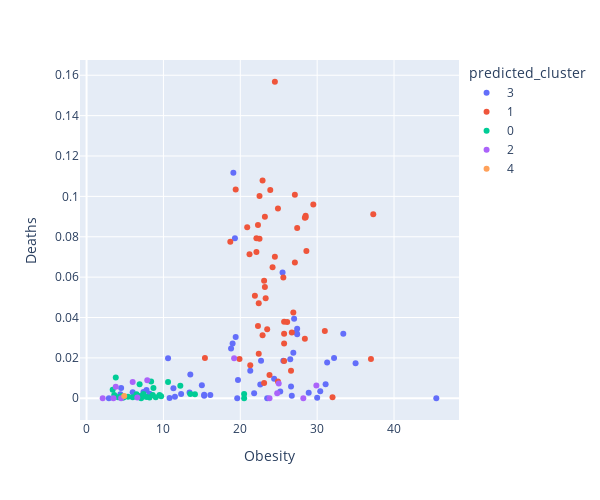

Source (notebook cell):
### Markdown cell above
Plot the obtained clusters

### Code cell
kmeans.predict(fat_quantity_norm) #nouvelle colonne clusters

df = fat_quantity_clean.assign(predicted_cluster=kmeans.predict(fat_quantity_norm).astype(str) )
px.scatter(df, 
           x='Obesity',
           y='Deaths', 
           color="predicted_cluster",
           width=600, 
           height=500)

### Figure 1 — Plotly figure (JSON) as saved in the notebook; plotly's stock layout.template omitted (floating-point values rounded to 4 significant figures)
{"data": [{"hovertemplate": "predicted_cluster=3<br>Obesity=%{x}<br>Deaths=%{y}<extra></extra>", "legendgroup": "3", "marker": {"color": "#636efa", "symbol": "circle"}, "mode": "markers", "name": "3", "orientation": "v", "showlegend": true, "type": "scatter", "x": [4.5, 26.6, 30.4, 16.1, 10.6, 6.3, 26.7, 22.6, 26.9, 19.3, 31.1, 22.7, 13.5, 30, 13.4, 27.4, 18.8, 8.2, 19.4, 25.5, 27.4, 24.4, 4.4, 33.4, 21.3, 6, 31.3, 15.3, 7.1, 11.3, 11.5, 19.6, 25.6, 15, 21.8, 7.8, 19, 19.1, 45.5, 35, 27, 7.4, 26.5, 10.8, 2.9, 19.7, 27.3, 32.2, 28.9, 15.3, 23.5, 25.2, 12.3], "xaxis": "x", "y": [0.005058, 0.005882, 0.003526, 0.00164, 0.01978, 0.001304, 0.001214, 0.006794, 0.02251, 0.07924, 0.006888, 0.01859, 0.01178, 0.0002232, 0.002824, 0.03446, 0.0246, 0.002283, 0.0303, 0.06233, 0.03173, 0.009719, 0.002008, 0.0319, 0.01363, 0.002976, 0.01773, 0.001278, 0.0009925, 0.004903, 0.0007905, 0, 0.01852, 0.006415, 0.002456, 0.004031, 0.02717, 0.1117, 0, 0.01729, 0.03933, 0.00309, 0.01934, 9.018e-05, 0, 0.008985, 0.03273, 0.01988, 0.00269, 0.001791, 0, 0.003351, 0.002079], "yaxis": "y"}, {"hovertemplate": "predicted_cluster=1<br>Obesity=%{x}<br>Deaths=%{y}<extra></extra>", "legendgroup": "1", "marker": {"color": "#EF553B", "symbol": "circle"}, "mode": "markers", "name": "1", "orientation": "v", "showlegend": true, "type": "scatter", "x": [22.3, 28.5, 20.9, 21.9, 19.9, 26.6, 24.5, 22.4, 18.7, 19.4, 22.3, 27.4, 22.1, 25.7, 27.1, 28.5, 21.3, 23.8, 24.9, 23.2, 23.3, 25.7, 28.6, 23.1, 26.9, 26.7, 22.9, 37, 15.4, 25.7, 28.4, 24.2, 31, 28.4, 24.9, 23.1, 32, 23.9, 22.9, 22.5, 25.6, 23.2, 24.5, 25.7, 23.5, 22.4, 22.5, 27.1, 22.1, 21.2, 26.1, 29.5, 37.3], "xaxis": "x", "y": [0.0358, 0.09044, 0.08468, 0.05082, 0.01945, 0.01358, 0.1568, 0.04702, 0.07757, 0.1034, 0.08585, 0.08428, 0.07927, 0.03788, 0.06729, 0.08967, 0.0163, 0.01157, 0.008338, 0.08992, 0.0495, 0.02717, 0.073, 0.007609, 0.04249, 0.0326, 0.1078, 0.01944, 0.0199, 0.01851, 0.02953, 0.06487, 0.03333, 0.08944, 0.09405, 0.05821, 0.0005013, 0.1032, 0.03123, 0.07896, 0.05984, 0.05509, 0.07013, 0.03193, 0.03421, 0.02206, 0.1002, 0.1008, 0.07241, 0.07128, 0.0378, 0.09604, 0.09109], "yaxis": "y"}, {"hovertemplate": "predicted_cluster=0<br>Obesity=%{x}<br>Deaths=%{y}<extra></extra>", "legendgroup": "0", "marker": {"color": "#00cc96", "symbol": "circle"}, "mode": "markers", "name": "0", "orientation": "v", "showlegend": true, "type": "scatter", "x": [6.8, 3.4, 8.2, 4.5, 9.5, 4.8, 8.4, 9, 12.2, 3.6, 8.7, 9.7, 6.6, 20.5, 3.8, 6.9, 13.5, 8.6, 4.5, 4.7, 6, 4.7, 7.8, 4.8, 10.6, 7.4, 7.5, 20.5, 5.4, 7.1, 4.1, 7.1, 14.1, 6.5], "xaxis": "x", "y": [0.001144, 0.004175, 0.0003604, 0.0003397, 0.001666, 0.0006044, 0.008264, 0.0005081, 0.006174, 0.001574, 0.005089, 0.001052, 0.0006369, 0.002052, 0.01026, 0.006976, 0.002054, 0.001641, 0.0009353, 0.0009775, 0.0004588, 0.000339, 0.0005807, 0.0004324, 0.008095, 0.00209, 0.0009402, 0, 0.000702, 0.0007972, 0.0004897, 3.516e-05, 0.002032, 0.001996], "yaxis": "y"}, {"hovertemplate": "predicted_cluster=2<br>Obesity=%{x}<br>Deaths=%{y}<extra></extra>", "legendgroup": "2", "marker": {"color": "#ab63fa", "symbol": "circle"}, "mode": "markers", "name": "2", "orientation": "v", "showlegend": true, "type": "scatter", "x": [24.8, 3.5, 6.6, 28.2, 19.2, 4.5, 7.9, 3.8, 25, 6, 23.8, 29.9, 2.1], "xaxis": "x", "y": [0.002439, 0, 0.000339, 0, 0.01982, 0, 0.008872, 0.005721, 0.007295, 0.007991, 0, 0.00632, 3.638e-05], "yaxis": "y"}, {"hovertemplate": "predicted_cluster=4<br>Obesity=%{x}<br>Deaths=%{y}<extra></extra>", "legendgroup": "4", "marker": {"color": "#FFA15A", "symbol": "circle"}, "mode": "markers", "name": "4", "orientation": "v", "showlegend": true, "type": "scatter", "x": [4.9], "xaxis": "x", "y": [0.001159], "yaxis": "y"}], "layout": {"height": 500, "legend": {"title": {"text": "predicted_cluster"}, "tracegroupgap": 0}, "margin": {"t": 60}, "width": 600, "xaxis": {"anchor": "y", "domain": [0, 1], "title": {"text": "Obesity"}}, "yaxis": {"anchor": "x", "domain": [0, 1], "title": {"text": "Deaths"}}}}
